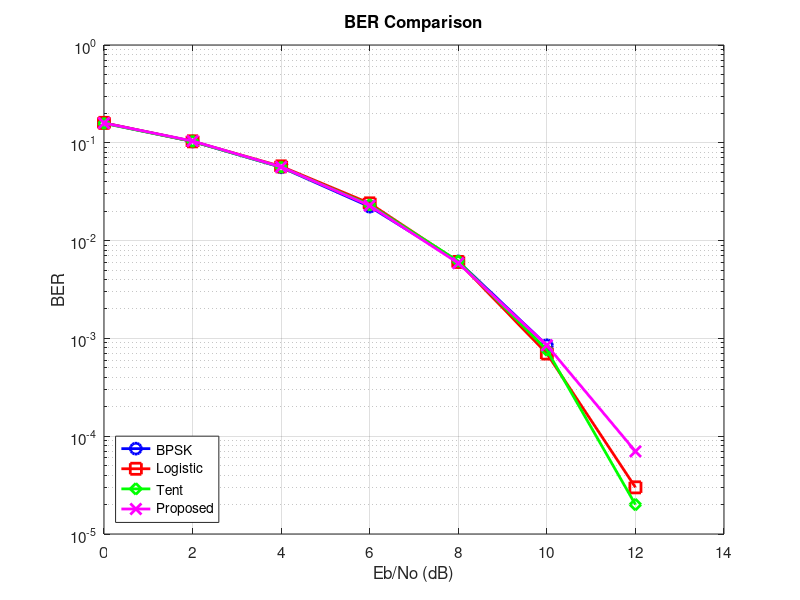
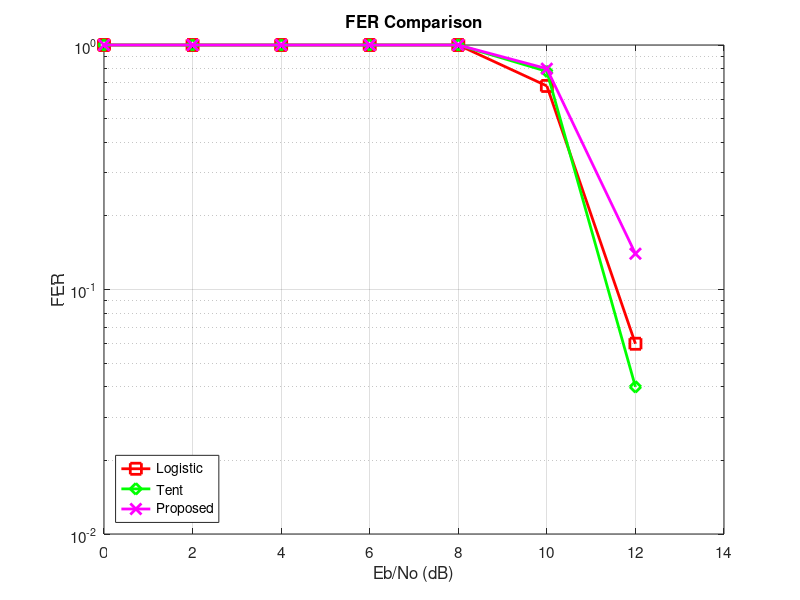
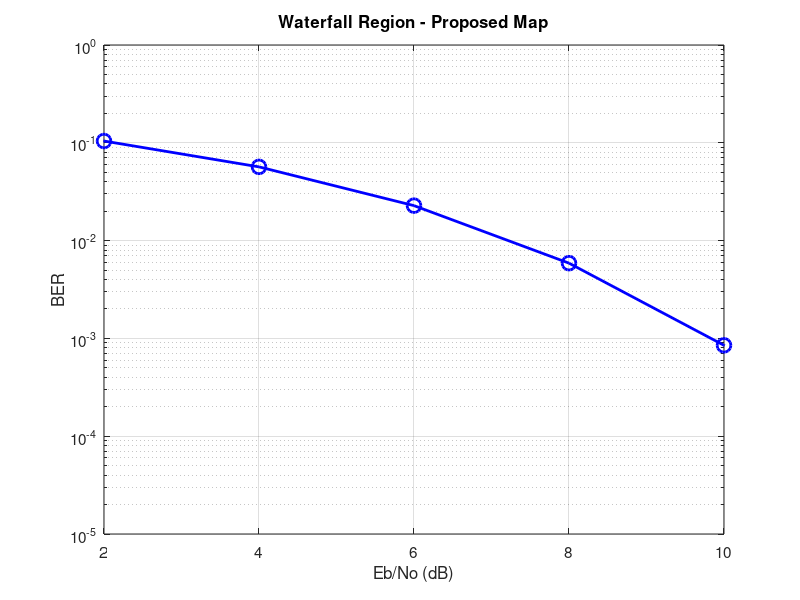

These charts were generated, in order, by the following MATLAB code:
clc;
clear;
close all;

%% =========================
% PARAMETERS
%% =========================
N = 2000;                 % bits/frame
numFrames = 50;
EbNo_dB = 0:2:14;

BER_BPSK = zeros(size(EbNo_dB));

BER_Logistic = zeros(size(EbNo_dB));
BER_Tent = zeros(size(EbNo_dB));
BER_Proposed = zeros(size(EbNo_dB));

FER_Logistic = zeros(size(EbNo_dB));
FER_Tent = zeros(size(EbNo_dB));
FER_Proposed = zeros(size(EbNo_dB));

A = 1.7;

%% =========================
% Eb/N0 LOOP
%% =========================

% Progress display - Simulation start
fprintf('\n========================================\n');
fprintf('      SIMULATION STARTED\n');
fprintf('========================================\n');
fprintf('Total SNR points: %d\n', length(EbNo_dB));
fprintf('Frames per SNR: %d\n', numFrames);
fprintf('Bits per frame: %d\n', N);
fprintf('Total bits to process: %d\n', N * numFrames * length(EbNo_dB) * 4);
fprintf('========================================\n\n');

% Start timer
startTime = tic;

for k = 1:length(EbNo_dB)
    
    % Progress display - Current SNR
    fprintf('[%d/%d] Processing Eb/No = %d dB ... ', k, length(EbNo_dB), EbNo_dB(k));
    
    % Start timer for this SNR point
    snrStartTime = tic;

    bitErr_BPSK = 0;

    bitErr_Logistic = 0;
    bitErr_Tent = 0;
    bitErr_Proposed = 0;

    frameErr_Logistic = 0;
    frameErr_Tent = 0;
    frameErr_Proposed = 0;

    for f = 1:numFrames
        
        % Frame progress (shows every 10 frames)
        if f == 1
            fprintf('\n  ');
        end
        if mod(f, 10) == 0
            fprintf('▓');
        end

        %% RANDOM DATA
        data = randi([0 1],1,N);

%%%%%%%%%%%%%%%%%%%%%%%%%%%%%%%%%%%%%%%%%%
%% SYSTEM 1
%% CONVENTIONAL BPSK
%%%%%%%%%%%%%%%%%%%%%%%%%%%%%%%%%%%%%%%%%%

        tx1 = 2*data - 1;

        Ps = mean(tx1.^2);

        SNR = 10^(EbNo_dB(k)/10);

        Pn = Ps/SNR;

        noise = sqrt(Pn)*randn(1,N);

        rx1 = tx1 + noise;

        dec1 = rx1 > 0;

        bitErr_BPSK = bitErr_BPSK + sum(dec1~=data);

%%%%%%%%%%%%%%%%%%%%%%%%%%%%%%%%%%%%%%%%%%
%% SYSTEM 2
%% LOGISTIC MAP
%%%%%%%%%%%%%%%%%%%%%%%%%%%%%%%%%%%%%%%%%%

        X = zeros(1,N);

        X(1)=0.3;

        r = 4;

        for n=1:N-1
            X(n+1)=r*X(n)*(1-X(n));
        end

        key = X > mean(X);

        enc = xor(data,key);

        tx = 2*enc - 1;

        Ps = mean(tx.^2);

        Pn = Ps/SNR;

        noise = sqrt(Pn)*randn(1,N);

        rx = tx + noise;

        rx_bits = rx > 0;

        dec = xor(rx_bits,key);

        bitErr_Logistic = bitErr_Logistic + sum(dec~=data);

        if any(dec~=data)
            frameErr_Logistic = frameErr_Logistic + 1;
        end

%%%%%%%%%%%%%%%%%%%%%%%%%%%%%%%%%%%%%%%%%%
%% SYSTEM 3
%% TENT MAP
%%%%%%%%%%%%%%%%%%%%%%%%%%%%%%%%%%%%%%%%%%

        X = zeros(1,N);

        X(1)=0.3;

        mu = 2;

        for n=1:N-1

            if X(n)<0.5
                X(n+1)=mu*X(n);
            else
                X(n+1)=mu*(1-X(n));
            end

        end

        key = X > mean(X);

        enc = xor(data,key);

        tx = 2*enc - 1;

        Ps = mean(tx.^2);

        Pn = Ps/SNR;

        noise = sqrt(Pn)*randn(1,N);

        rx = tx + noise;

        rx_bits = rx > 0;

        dec = xor(rx_bits,key);

        bitErr_Tent = bitErr_Tent + sum(dec~=data);

        if any(dec~=data)
            frameErr_Tent = frameErr_Tent + 1;
        end

%%%%%%%%%%%%%%%%%%%%%%%%%%%%%%%%%%%%%%%%%%
%% SYSTEM 4
%% YOUR PROPOSED MAP
%%%%%%%%%%%%%%%%%%%%%%%%%%%%%%%%%%%%%%%%%%

        X = zeros(1,N);

        X(1)=0.3;

        for n=1:N-1

            if (X(n)>0) && (X(n)<0.5)

                X(n+1)=mod((X(n)^3+A),3)*X(n);

            else

                X(n+1)=mod(A*(3-X(n)),3);

            end

        end

        key = X > mean(X);

        enc = xor(data,key);

        tx = 2*enc - 1;

        Ps = mean(tx.^2);

        Pn = Ps/SNR;

        noise = sqrt(Pn)*randn(1,N);

        rx = tx + noise;

        rx_bits = rx > 0;

        dec = xor(rx_bits,key);

        bitErr_Proposed = bitErr_Proposed + sum(dec~=data);

        if any(dec~=data)
            frameErr_Proposed = frameErr_Proposed + 1;
        end

    end

%%%%%%%%%%%%%%%%%%%%%%%%%%%%%%%%%%%%%%%%%%
%% SAVE RESULTS
%%%%%%%%%%%%%%%%%%%%%%%%%%%%%%%%%%%%%%%%%%

    BER_BPSK(k)=bitErr_BPSK/(N*numFrames);

    BER_Logistic(k)=bitErr_Logistic/(N*numFrames);

    BER_Tent(k)=bitErr_Tent/(N*numFrames);

    BER_Proposed(k)=bitErr_Proposed/(N*numFrames);

    FER_Logistic(k)=frameErr_Logistic/numFrames;

    FER_Tent(k)=frameErr_Tent/numFrames;

    FER_Proposed(k)=frameErr_Proposed/numFrames;

    % Progress display - Completion of current SNR
    snrElapsed = toc(snrStartTime);
    fprintf(' ✓ (%.1f sec)\n', snrElapsed);
    
    % Display current results summary
    fprintf('     BER: BPSK=%.2e, Logistic=%.2e, Tent=%.2e, Proposed=%.2e\n', ...
        BER_BPSK(k), BER_Logistic(k), BER_Tent(k), BER_Proposed(k));
    fprintf('     FER: Logistic=%.2e, Tent=%.2e, Proposed=%.2e\n', ...
        FER_Logistic(k), FER_Tent(k), FER_Proposed(k));
    fprintf('\n');

end

% Total time
totalTime = toc(startTime);
fprintf('========================================\n');
fprintf('      SIMULATION COMPLETED\n');
fprintf('========================================\n');
fprintf('Total time: %.2f seconds (%.2f minutes)\n', totalTime, totalTime/60);
fprintf('========================================\n\n');

%% =========================
% PLOTTING
%% =========================

fprintf('Generating plots...\n');

% BER Comparison
figure(1);
semilogy(EbNo_dB, BER_BPSK, 'b-o', 'LineWidth', 2, 'MarkerSize', 8); hold on;
semilogy(EbNo_dB, BER_Logistic, 'r-s', 'LineWidth', 2, 'MarkerSize', 8);
semilogy(EbNo_dB, BER_Tent, 'g-d', 'LineWidth', 2, 'MarkerSize', 8);
semilogy(EbNo_dB, BER_Proposed, 'm-x', 'LineWidth', 2, 'MarkerSize', 8);
grid on;
xlabel('Eb/No (dB)', 'FontSize', 12);
ylabel('BER', 'FontSize', 12);
legend('BPSK', 'Logistic', 'Tent', 'Proposed', 'Location', 'southwest');
title('BER Comparison', 'FontSize', 14);
set(gca, 'FontSize', 11);

% FER Comparison
figure(2);
semilogy(EbNo_dB, FER_Logistic, 'r-s', 'LineWidth', 2, 'MarkerSize', 8); hold on;
semilogy(EbNo_dB, FER_Tent, 'g-d', 'LineWidth', 2, 'MarkerSize', 8);
semilogy(EbNo_dB, FER_Proposed, 'm-x', 'LineWidth', 2, 'MarkerSize', 8);
grid on;
xlabel('Eb/No (dB)', 'FontSize', 12);
ylabel('FER', 'FontSize', 12);
legend('Logistic', 'Tent', 'Proposed', 'Location', 'southwest');
title('FER Comparison', 'FontSize', 14);
set(gca, 'FontSize', 11);

% Waterfall Region
figure(3);
semilogy(EbNo_dB, BER_Proposed, 'b-o', 'LineWidth', 2, 'MarkerSize', 10);
xlim([2 10]);
grid on;
xlabel('Eb/No (dB)', 'FontSize', 12);
ylabel('BER', 'FontSize', 12);
title('Waterfall Region - Proposed Map', 'FontSize', 14);
set(gca, 'FontSize', 11);

fprintf('All plots generated successfully!\n');
fprintf('\n===== DONE =====\n');
